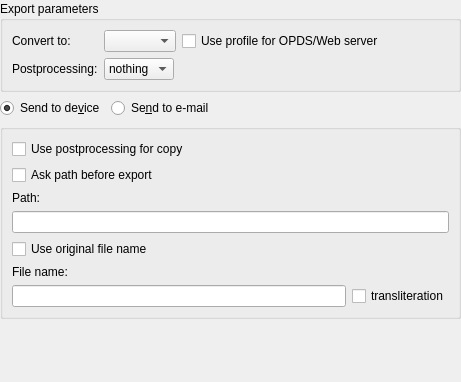
<?xml version="1.0" encoding="UTF-8"?>
<ui version="4.0">
 <class>ExportFrame</class>
 <widget class="QFrame" name="ExportFrame">
  <property name="geometry">
   <rect>
    <x>0</x>
    <y>0</y>
    <width>461</width>
    <height>382</height>
   </rect>
  </property>
  <property name="windowTitle">
   <string notr="true">Frame</string>
  </property>
  <property name="frameShape">
   <enum>QFrame::Shape::NoFrame</enum>
  </property>
  <property name="frameShadow">
   <enum>QFrame::Shadow::Raised</enum>
  </property>
  <layout class="QVBoxLayout" name="verticalLayout_8">
   <property name="sizeConstraint">
    <enum>QLayout::SizeConstraint::SetMinimumSize</enum>
   </property>
   <property name="leftMargin">
    <number>0</number>
   </property>
   <property name="topMargin">
    <number>1</number>
   </property>
   <property name="rightMargin">
    <number>0</number>
   </property>
   <property name="bottomMargin">
    <number>0</number>
   </property>
   <item>
    <widget class="QGroupBox" name="groupBox_3">
     <property name="title">
      <string>Export parameters</string>
     </property>
     <layout class="QGridLayout" name="gridLayout_2">
      <item row="0" column="1">
       <widget class="QComboBox" name="OutputFormat">
        <property name="sizePolicy">
         <sizepolicy hsizetype="Fixed" vsizetype="Fixed">
          <horstretch>0</horstretch>
          <verstretch>0</verstretch>
         </sizepolicy>
        </property>
       </widget>
      </item>
      <item row="0" column="0">
       <widget class="QLabel" name="label_12">
        <property name="text">
         <string>Convert to:</string>
        </property>
       </widget>
      </item>
      <item row="1" column="0">
       <widget class="QLabel" name="label_10">
        <property name="text">
         <string>Postprocessing:</string>
        </property>
       </widget>
      </item>
      <item row="0" column="2">
       <widget class="QCheckBox" name="checkBoxUseForHttp">
        <property name="text">
         <string>Use profile for OPDS/Web server</string>
        </property>
       </widget>
      </item>
      <item row="1" column="1">
       <widget class="QComboBox" name="CurrentTools">
        <property name="sizePolicy">
         <sizepolicy hsizetype="Fixed" vsizetype="Fixed">
          <horstretch>0</horstretch>
          <verstretch>0</verstretch>
         </sizepolicy>
        </property>
        <item>
         <property name="text">
          <string>nothing</string>
         </property>
        </item>
       </widget>
      </item>
      <item row="0" column="3">
       <spacer name="horizontalSpacer_9">
        <property name="orientation">
         <enum>Qt::Orientation::Horizontal</enum>
        </property>
        <property name="sizeHint" stdset="0">
         <size>
          <width>1</width>
          <height>20</height>
         </size>
        </property>
       </spacer>
      </item>
     </layout>
    </widget>
   </item>
   <item>
    <layout class="QHBoxLayout" name="horizontalLayout_5">
     <property name="sizeConstraint">
      <enum>QLayout::SizeConstraint::SetMinimumSize</enum>
     </property>
     <item>
      <widget class="QRadioButton" name="radioDevice">
       <property name="text">
        <string>Send to de&amp;vice</string>
       </property>
       <property name="checked">
        <bool>true</bool>
       </property>
      </widget>
     </item>
     <item>
      <widget class="QRadioButton" name="radioEmail">
       <property name="text">
        <string>Se&amp;nd to e-mail</string>
       </property>
      </widget>
     </item>
     <item>
      <spacer name="horizontalSpacer">
       <property name="orientation">
        <enum>Qt::Orientation::Horizontal</enum>
       </property>
       <property name="sizeHint" stdset="0">
        <size>
         <width>1</width>
         <height>20</height>
        </size>
       </property>
      </spacer>
     </item>
    </layout>
   </item>
   <item>
    <widget class="QStackedWidget" name="stackedWidget">
     <property name="currentIndex">
      <number>0</number>
     </property>
     <widget class="QWidget" name="page_3">
      <layout class="QVBoxLayout" name="verticalLayout_3">
       <property name="spacing">
        <number>6</number>
       </property>
       <property name="sizeConstraint">
        <enum>QLayout::SizeConstraint::SetMinimumSize</enum>
       </property>
       <property name="leftMargin">
        <number>0</number>
       </property>
       <property name="topMargin">
        <number>0</number>
       </property>
       <property name="rightMargin">
        <number>0</number>
       </property>
       <property name="bottomMargin">
        <number>0</number>
       </property>
       <item>
        <widget class="QGroupBox" name="groupBox_2">
         <property name="title">
          <string/>
         </property>
         <layout class="QVBoxLayout" name="verticalLayout_6">
          <property name="sizeConstraint">
           <enum>QLayout::SizeConstraint::SetMinimumSize</enum>
          </property>
          <item>
           <widget class="QCheckBox" name="PostprocessingCopy">
            <property name="text">
             <string>Use postprocessing for copy</string>
            </property>
           </widget>
          </item>
          <item>
           <widget class="QCheckBox" name="askPath">
            <property name="text">
             <string>Ask path before export</string>
            </property>
           </widget>
          </item>
          <item>
           <widget class="QLabel" name="label_path">
            <property name="text">
             <string>Path:</string>
            </property>
           </widget>
          </item>
          <item>
           <widget class="QLineEdit" name="Path"/>
          </item>
          <item>
           <widget class="QCheckBox" name="originalFileName">
            <property name="text">
             <string>Use original file name</string>
            </property>
           </widget>
          </item>
          <item>
           <widget class="QLabel" name="label_exportname">
            <property name="text">
             <string>File name:</string>
            </property>
           </widget>
          </item>
          <item>
           <layout class="QHBoxLayout" name="horizontalLayout_9">
            <property name="spacing">
             <number>6</number>
            </property>
            <item>
             <widget class="QLineEdit" name="ExportFileName">
              <property name="toolTip">
               <string notr="true">&lt;html&gt;
&lt;head/&gt;
&lt;body&gt;
&lt;span style=&quot; font-weight:700;&quot;&gt;%a&lt;/span&gt; - автор книги. &lt;br&gt;
&lt;span style=&quot; font-weight:700;&quot;&gt;%nl&lt;/span&gt; - фамилия. &lt;br&gt;
&lt;span style=&quot; font-weight:700;&quot;&gt;%nm&lt;/span&gt; - отчество. &lt;br&gt;
&lt;span style=&quot; font-weight:700;&quot;&gt;%nf&lt;/span&gt; - имя. &lt;br&gt;
&lt;span style=&quot; font-weight:700;&quot;&gt;%li&lt;/span&gt;, &lt;span style=&quot; font-weight:700;&quot;&gt;%fi&lt;/span&gt;, &lt;span style=&quot; font-weight:700;&quot;&gt;%mi&lt;/span&gt; - первые буквы фамилии,имени,отчества. &lt;br&gt;
&lt;span style=&quot; font-weight:700;&quot;&gt;%abbrs&lt;/span&gt; - аббревиатура серии.&lt;br&gt;
&lt;span style=&quot; font-weight:700;&quot;&gt;%b&lt;/span&gt; - заголовок книги. &lt;br&gt;
&lt;span style=&quot; font-weight:700;&quot;&gt;%s&lt;/span&gt; - серия. &lt;br&gt;
&lt;span style=&quot; font-weight:700;&quot;&gt;%nx &lt;/span&gt;- номер в серии, где x-число знаков.
&lt;/body&gt;
&lt;/html&gt;</string>
              </property>
              <property name="placeholderText">
               <string notr="true"/>
              </property>
             </widget>
            </item>
            <item>
             <widget class="QCheckBox" name="transliteration">
              <property name="text">
               <string>transliteration</string>
              </property>
             </widget>
            </item>
           </layout>
          </item>
         </layout>
        </widget>
       </item>
       <item>
        <spacer name="verticalSpacer">
         <property name="orientation">
          <enum>Qt::Orientation::Vertical</enum>
         </property>
         <property name="sizeHint" stdset="0">
          <size>
           <width>20</width>
           <height>5</height>
          </size>
         </property>
        </spacer>
       </item>
      </layout>
     </widget>
     <widget class="QWidget" name="page_4">
      <layout class="QVBoxLayout" name="verticalLayout_2">
       <property name="leftMargin">
        <number>0</number>
       </property>
       <property name="topMargin">
        <number>0</number>
       </property>
       <property name="rightMargin">
        <number>0</number>
       </property>
       <property name="bottomMargin">
        <number>0</number>
       </property>
       <item>
        <widget class="QGroupBox" name="groupBox">
         <property name="title">
          <string/>
         </property>
         <layout class="QVBoxLayout" name="verticalLayout_5">
          <item>
           <layout class="QFormLayout" name="formLayout">
            <property name="fieldGrowthPolicy">
             <enum>QFormLayout::FieldGrowthPolicy::ExpandingFieldsGrow</enum>
            </property>
            <item row="0" column="0">
             <widget class="QLabel" name="label_16">
              <property name="text">
               <string>From:</string>
              </property>
             </widget>
            </item>
            <item row="1" column="0">
             <widget class="QLabel" name="label">
              <property name="text">
               <string>To:</string>
              </property>
             </widget>
            </item>
            <item row="1" column="1">
             <widget class="QLineEdit" name="Email">
              <property name="inputMask">
               <string notr="true"/>
              </property>
              <property name="placeholderText">
               <string>e-mail</string>
              </property>
             </widget>
            </item>
            <item row="2" column="0">
             <widget class="QLabel" name="label_20">
              <property name="text">
               <string>Subject:</string>
              </property>
             </widget>
            </item>
            <item row="2" column="1">
             <widget class="QLineEdit" name="mail_subject">
              <property name="inputMask">
               <string notr="true"/>
              </property>
              <property name="text">
               <string/>
              </property>
              <property name="placeholderText">
               <string notr="true">freeLib</string>
              </property>
             </widget>
            </item>
            <item row="3" column="0">
             <widget class="QLabel" name="label_2">
              <property name="text">
               <string>Server:</string>
              </property>
             </widget>
            </item>
            <item row="3" column="1">
             <layout class="QHBoxLayout" name="horizontalLayout" stretch="0,3">
              <item>
               <widget class="QLineEdit" name="Server">
                <property name="inputMask">
                 <string notr="true"/>
                </property>
                <property name="placeholderText">
                 <string>server address</string>
                </property>
               </widget>
              </item>
              <item>
               <layout class="QHBoxLayout" name="horizontalLayout_3">
                <item>
                 <widget class="QLabel" name="label_11">
                  <property name="text">
                   <string>Type:</string>
                  </property>
                 </widget>
                </item>
                <item>
                 <widget class="QComboBox" name="ConnectionType">
                  <item>
                   <property name="text">
                    <string notr="true">Tcp</string>
                   </property>
                  </item>
                  <item>
                   <property name="text">
                    <string notr="true">Ssl</string>
                   </property>
                  </item>
                  <item>
                   <property name="text">
                    <string notr="true">Tsl</string>
                   </property>
                  </item>
                 </widget>
                </item>
                <item>
                 <widget class="QLabel" name="label_4">
                  <property name="text">
                   <string>Port:</string>
                  </property>
                  <property name="alignment">
                   <set>Qt::AlignmentFlag::AlignRight|Qt::AlignmentFlag::AlignTrailing|Qt::AlignmentFlag::AlignVCenter</set>
                  </property>
                 </widget>
                </item>
                <item>
                 <widget class="QLineEdit" name="Port">
                  <property name="inputMask">
                   <string notr="true">00000</string>
                  </property>
                  <property name="placeholderText">
                   <string>port</string>
                  </property>
                 </widget>
                </item>
               </layout>
              </item>
             </layout>
            </item>
            <item row="4" column="0">
             <widget class="QLabel" name="label_3">
              <property name="text">
               <string>User:</string>
              </property>
             </widget>
            </item>
            <item row="4" column="1">
             <layout class="QHBoxLayout" name="horizontalLayout_2" stretch="2,3">
              <item>
               <widget class="QLineEdit" name="User">
                <property name="inputMask">
                 <string notr="true"/>
                </property>
                <property name="placeholderText">
                 <string>user name</string>
                </property>
               </widget>
              </item>
              <item>
               <layout class="QHBoxLayout" name="horizontalLayout_6">
                <item>
                 <widget class="QLabel" name="label_5">
                  <property name="text">
                   <string>Password:</string>
                  </property>
                  <property name="alignment">
                   <set>Qt::AlignmentFlag::AlignRight|Qt::AlignmentFlag::AlignTrailing|Qt::AlignmentFlag::AlignVCenter</set>
                  </property>
                 </widget>
                </item>
                <item>
                 <widget class="QLineEdit" name="Password">
                  <property name="inputMask">
                   <string notr="true"/>
                  </property>
                  <property name="echoMode">
                   <enum>QLineEdit::EchoMode::Password</enum>
                  </property>
                  <property name="placeholderText">
                   <string>password</string>
                  </property>
                 </widget>
                </item>
               </layout>
              </item>
             </layout>
            </item>
            <item row="5" column="0">
             <widget class="QLabel" name="label_9">
              <property name="text">
               <string>Pause:</string>
              </property>
             </widget>
            </item>
            <item row="5" column="1">
             <widget class="QSpinBox" name="PauseMail"/>
            </item>
            <item row="0" column="1">
             <widget class="QLineEdit" name="from_email">
              <property name="inputMask">
               <string notr="true"/>
              </property>
              <property name="placeholderText">
               <string>e-mail</string>
              </property>
             </widget>
            </item>
           </layout>
          </item>
          <item>
           <spacer name="verticalSpacer_4">
            <property name="orientation">
             <enum>Qt::Orientation::Vertical</enum>
            </property>
            <property name="sizeHint" stdset="0">
             <size>
              <width>20</width>
              <height>40</height>
             </size>
            </property>
           </spacer>
          </item>
         </layout>
        </widget>
       </item>
      </layout>
     </widget>
    </widget>
   </item>
  </layout>
 </widget>
 <tabstops>
  <tabstop>OutputFormat</tabstop>
  <tabstop>CurrentTools</tabstop>
  <tabstop>radioDevice</tabstop>
  <tabstop>radioEmail</tabstop>
  <tabstop>ExportFileName</tabstop>
  <tabstop>transliteration</tabstop>
  <tabstop>from_email</tabstop>
  <tabstop>Email</tabstop>
  <tabstop>mail_subject</tabstop>
  <tabstop>Server</tabstop>
  <tabstop>ConnectionType</tabstop>
  <tabstop>Port</tabstop>
  <tabstop>User</tabstop>
  <tabstop>Password</tabstop>
  <tabstop>PauseMail</tabstop>
 </tabstops>
 <resources/>
 <connections/>
</ui>
